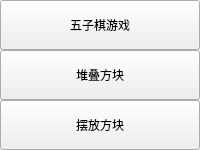
          <widget class="QWidget" name="leftWidget" native="true">
           <property name="sizePolicy">
            <sizepolicy hsizetype="Expanding" vsizetype="Expanding">
             <horstretch>0</horstretch>
             <verstretch>0</verstretch>
            </sizepolicy>
           </property>
           <property name="maximumSize">
            <size>
             <width>16777215</width>
             <height>16777215</height>
            </size>
           </property>
           <layout class="QVBoxLayout" name="verticalLayout_4">
            <property name="spacing">
             <number>0</number>
            </property>
            <property name="leftMargin">
             <number>0</number>
            </property>
            <property name="topMargin">
             <number>0</number>
            </property>
            <property name="rightMargin">
             <number>0</number>
            </property>
            <property name="bottomMargin">
             <number>0</number>
            </property>
            <item>
             <widget class="PrimaryPushButton" name="game_one_bt">
              <property name="sizePolicy">
               <sizepolicy hsizetype="Minimum" vsizetype="Fixed">
                <horstretch>0</horstretch>
                <verstretch>0</verstretch>
               </sizepolicy>
              </property>
              <property name="minimumSize">
               <size>
                <width>150</width>
                <height>50</height>
               </size>
              </property>
              <property name="text">
               <string>五子棋游戏</string>
              </property>
             </widget>
            </item>
            <item>
             <widget class="PrimaryPushButton" name="game_two_bt">
              <property name="minimumSize">
               <size>
                <width>150</width>
                <height>50</height>
               </size>
              </property>
              <property name="text">
               <string>堆叠方块</string>
              </property>
             </widget>
            </item>
            <item>
             <widget class="PrimaryPushButton" name="game_three_bt">
              <property name="minimumSize">
               <size>
                <width>150</width>
                <height>50</height>
               </size>
              </property>
              <property name="text">
               <string>摆放方块</string>
              </property>
             </widget>
            </item>
           </layout>
          </widget>
